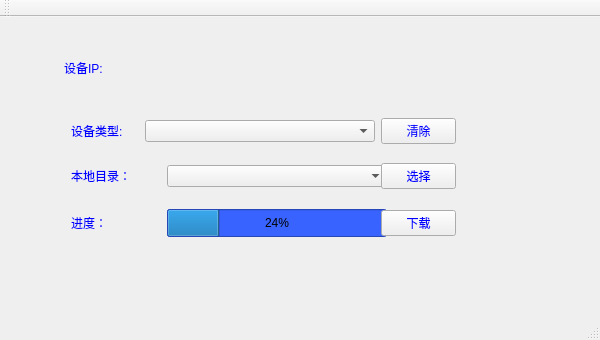
<?xml version="1.0" encoding="UTF-8"?>
<ui version="4.0">
 <class>MainWindow</class>
 <widget class="QMainWindow" name="MainWindow">
  <property name="enabled">
   <bool>true</bool>
  </property>
  <property name="geometry">
   <rect>
    <x>0</x>
    <y>0</y>
    <width>600</width>
    <height>340</height>
   </rect>
  </property>
  <property name="minimumSize">
   <size>
    <width>600</width>
    <height>340</height>
   </size>
  </property>
  <property name="maximumSize">
   <size>
    <width>600</width>
    <height>350</height>
   </size>
  </property>
  <property name="windowTitle">
   <string>MainWindow</string>
  </property>
  <property name="styleSheet">
   <string notr="true">#MainWindow{border-image: url(:/prcture/11.jpg);}





</string>
  </property>
  <widget class="QWidget" name="centralWidget">
   <widget class="QLabel" name="label">
    <property name="geometry">
     <rect>
      <x>64</x>
      <y>40</y>
      <width>61</width>
      <height>21</height>
     </rect>
    </property>
    <property name="styleSheet">
     <string notr="true">font: 75 14pt &quot;微软雅黑&quot;;
color: rgb(0, 0, 255);</string>
    </property>
    <property name="text">
     <string>设备IP:</string>
    </property>
   </widget>
   <widget class="QWidget" name="layoutWidget">
    <property name="geometry">
     <rect>
      <x>60</x>
      <y>90</y>
      <width>407</width>
      <height>141</height>
     </rect>
    </property>
    <layout class="QVBoxLayout" name="verticalLayout_4">
     <item>
      <layout class="QHBoxLayout" name="horizontalLayout_5">
       <item>
        <widget class="QLabel" name="label_2">
         <property name="enabled">
          <bool>true</bool>
         </property>
         <property name="maximumSize">
          <size>
           <width>90</width>
           <height>16777215</height>
          </size>
         </property>
         <property name="styleSheet">
          <string notr="true">font: 75 14pt &quot;微软雅黑&quot;;
color: rgb(0, 0, 255);</string>
         </property>
         <property name="text">
          <string>设备类型:</string>
         </property>
        </widget>
       </item>
       <item>
        <widget class="QComboBox" name="comboBox_file">
         <property name="minimumSize">
          <size>
           <width>230</width>
           <height>22</height>
          </size>
         </property>
        </widget>
       </item>
       <item>
        <widget class="QPushButton" name="pushButton_4">
         <property name="maximumSize">
          <size>
           <width>75</width>
           <height>16777215</height>
          </size>
         </property>
         <property name="styleSheet">
          <string notr="true">font: 75 14pt &quot;微软雅黑&quot;;
color: rgb(0, 0, 255);</string>
         </property>
         <property name="text">
          <string>清除</string>
         </property>
        </widget>
       </item>
      </layout>
     </item>
     <item>
      <layout class="QVBoxLayout" name="verticalLayout_3">
       <item>
        <layout class="QVBoxLayout" name="verticalLayout_2">
         <item>
          <layout class="QVBoxLayout" name="verticalLayout">
           <item>
            <layout class="QHBoxLayout" name="horizontalLayout"/>
           </item>
           <item>
            <layout class="QHBoxLayout" name="horizontalLayout_2">
             <item>
              <widget class="QLabel" name="label_3">
               <property name="minimumSize">
                <size>
                 <width>90</width>
                 <height>0</height>
                </size>
               </property>
               <property name="maximumSize">
                <size>
                 <width>90</width>
                 <height>16777215</height>
                </size>
               </property>
               <property name="styleSheet">
                <string notr="true">font: 75 14pt &quot;微软雅黑&quot;;
color: rgb(0, 0, 255);</string>
               </property>
               <property name="text">
                <string>本地目录：</string>
               </property>
              </widget>
             </item>
             <item>
              <widget class="QComboBox" name="comboBox_catalog">
               <property name="enabled">
                <bool>true</bool>
               </property>
               <property name="minimumSize">
                <size>
                 <width>220</width>
                 <height>22</height>
                </size>
               </property>
               <property name="styleSheet">
                <string notr="true"/>
               </property>
              </widget>
             </item>
             <item>
              <widget class="QPushButton" name="pushButton_2">
               <property name="maximumSize">
                <size>
                 <width>75</width>
                 <height>16777215</height>
                </size>
               </property>
               <property name="styleSheet">
                <string notr="true">font: 75 14pt &quot;微软雅黑&quot;;
color: rgb(0, 0, 255);</string>
               </property>
               <property name="text">
                <string>选择</string>
               </property>
              </widget>
             </item>
            </layout>
           </item>
          </layout>
         </item>
         <item>
          <layout class="QHBoxLayout" name="horizontalLayout_3">
           <item>
            <widget class="QLabel" name="label_4">
             <property name="minimumSize">
              <size>
               <width>90</width>
               <height>0</height>
              </size>
             </property>
             <property name="maximumSize">
              <size>
               <width>90</width>
               <height>16777215</height>
              </size>
             </property>
             <property name="styleSheet">
              <string notr="true">font: 75 14pt &quot;微软雅黑&quot;;
color: rgb(0, 0, 255);</string>
             </property>
             <property name="text">
              <string>进度：</string>
             </property>
            </widget>
           </item>
           <item>
            <widget class="QProgressBar" name="progressBar">
             <property name="minimumSize">
              <size>
               <width>220</width>
               <height>28</height>
              </size>
             </property>
             <property name="styleSheet">
              <string notr="true">
background-color: rgb(56, 99, 255);</string>
             </property>
             <property name="value">
              <number>24</number>
             </property>
            </widget>
           </item>
           <item>
            <widget class="QPushButton" name="pushButton">
             <property name="maximumSize">
              <size>
               <width>75</width>
               <height>16777215</height>
              </size>
             </property>
             <property name="styleSheet">
              <string notr="true">font: 75 14pt &quot;微软雅黑&quot;;
color: rgb(0, 0, 255);</string>
             </property>
             <property name="text">
              <string>下载</string>
             </property>
            </widget>
           </item>
          </layout>
         </item>
        </layout>
       </item>
       <item>
        <layout class="QHBoxLayout" name="horizontalLayout_4"/>
       </item>
      </layout>
     </item>
    </layout>
   </widget>
  </widget>
  <widget class="QMenuBar" name="menuBar">
   <property name="geometry">
    <rect>
     <x>0</x>
     <y>0</y>
     <width>600</width>
     <height>23</height>
    </rect>
   </property>
  </widget>
  <widget class="QToolBar" name="mainToolBar">
   <attribute name="toolBarArea">
    <enum>TopToolBarArea</enum>
   </attribute>
   <attribute name="toolBarBreak">
    <bool>false</bool>
   </attribute>
  </widget>
  <widget class="QStatusBar" name="statusBar"/>
 </widget>
 <layoutdefault spacing="6" margin="11"/>
 <resources/>
 <connections/>
</ui>
